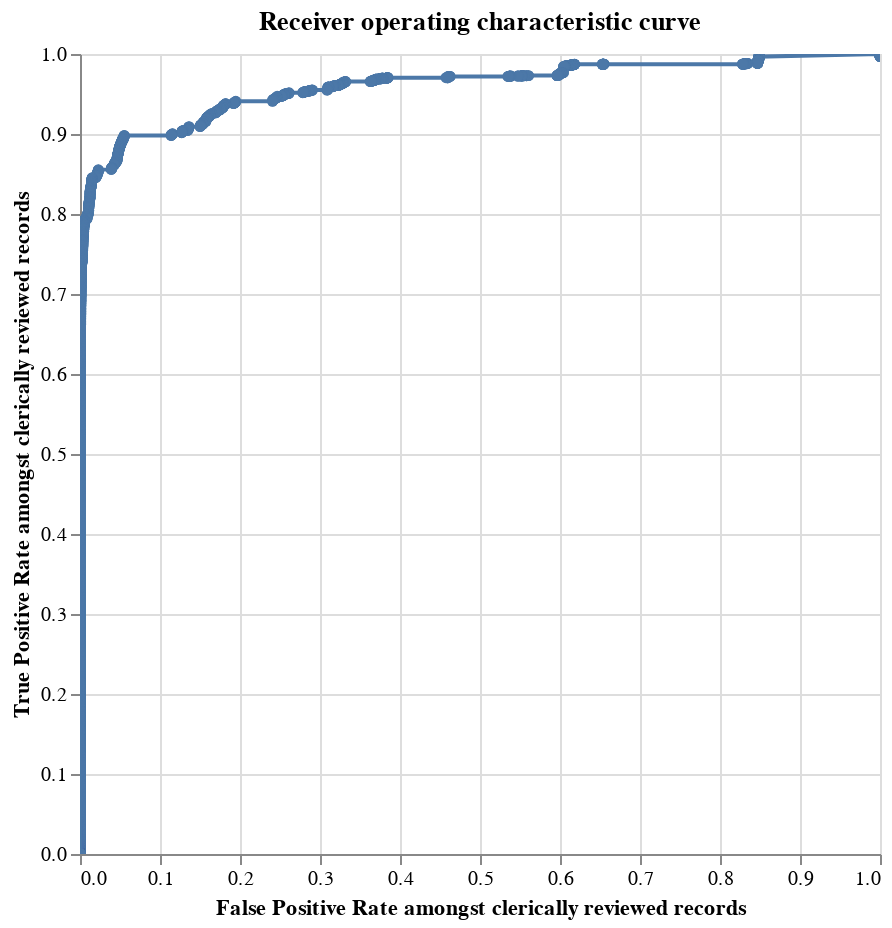

Notebook code cell kept with this figure:
### Code cell
linker.roc_chart_from_labels_column("cluster",match_weight_round_to_nearest=0.02)

### Figure 1 — Vega-Lite specification as saved in the notebook (floating-point values rounded to 4 significant figures; data arrays with more than 128 entries replaced by an {"elided": "..."} marker saying what was removed)
{"$schema": "https://vega.github.io/schema/vega-lite/v5.9.3.json", "config": {"view": {"continuousHeight": 300, "continuousWidth": 300}}, "data": {"name": "data-66d11c5f892358f4597a1ba982f45367"}, "datasets": {"data-66d11c5f892358f4597a1ba982f45367": {"elided": "3670 records"}}, "encoding": {"tooltip": [{"field": "truth_threshold", "format": ".4f", "type": "quantitative"}, {"field": "match_probability", "format": ".4%", "type": "quantitative"}, {"field": "fp_rate", "format": ".4f", "title": "FP_rate", "type": "quantitative"}, {"field": "tp_rate", "format": ".4f", "title": "TP_rate", "type": "quantitative"}, {"field": "tp", "format": ",.0f", "title": "TP", "type": "quantitative"}, {"field": "tn", "format": ",.0f", "title": "TN", "type": "quantitative"}, {"field": "fp", "format": ",.0f", "title": "FP", "type": "quantitative"}, {"field": "fn", "format": ",.0f", "title": "FN", "type": "quantitative"}, {"field": "precision", "format": ".4f", "type": "quantitative"}, {"field": "recall", "format": ".4f", "type": "quantitative"}, {"field": "f1", "format": ".4f", "title": "F1", "type": "quantitative"}], "x": {"field": "fp_rate", "sort": ["truth_threshold"], "title": "False Positive Rate amongst clerically reviewed records", "type": "quantitative"}, "y": {"field": "tp_rate", "sort": ["truth_threshold"], "title": "True Positive Rate amongst clerically reviewed records", "type": "quantitative"}}, "height": 400, "mark": {"clip": true, "point": true, "type": "line"}, "params": [{"bind": "scales", "name": "mouse_zoom", "select": {"encodings": ["x"], "type": "interval"}}], "title": "Receiver operating characteristic curve", "width": 400}
